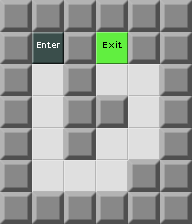

Below is a game level as drawn by its tile map, then a one-line description and the .tmx that defines it (tile-layer data replaced by summaries):
An orthogonal 6x7 tile map with 32x32 px tiles, 1 tile layer (Map) and 1 object.

<map version="1.0" orientation="orthogonal" width="6" height="7" tilewidth="32" tileheight="32">
 <tileset firstgid="1" source="devgraphics.tsx" />
 <layer name="Map" width="6" height="7">
  <data>[42 cells, 42 non-empty, 4 distinct tile ids]</data>
 </layer>
 <objectgroup name="Enemies" width="6" height="7" />
 <objectgroup name="Items" width="6" height="7">
  <object gid="8" x="64" y="192">
   <properties>
    <property name="Text" value="Cheater. I thought of people like you." />
   </properties>
  </object>
 </objectgroup>
 <objectgroup name="Tools" width="6" height="7" />
 <objectgroup name="Parameters" width="6" height="7">
  <properties>
   <property name="time" value="0" />
   <property name="wrapAround" value="false" />
  </properties>
 </objectgroup>
</map>
